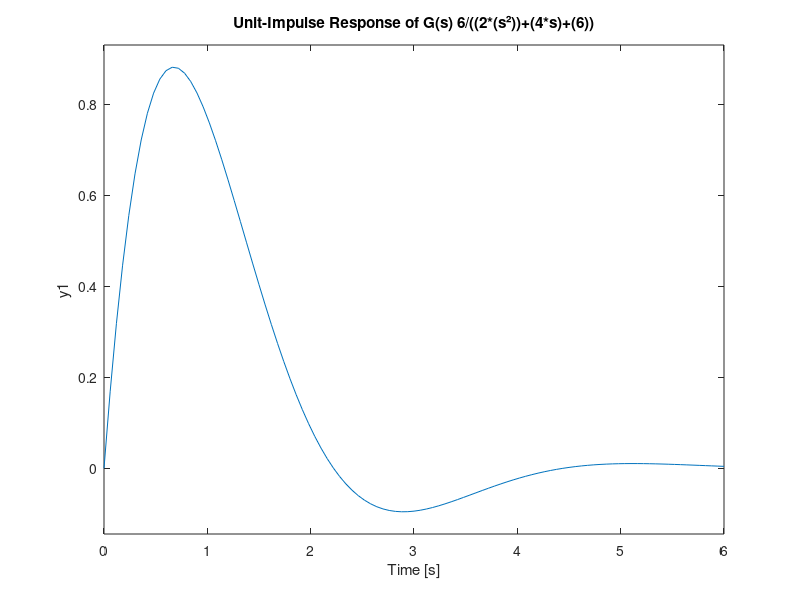

MATLAB code to generate this figure:
pkg load control;
#s = tf('s') #modelo para função de transferência
#f = 6/((2*(s²))+(4*s)+(6)) #função de transferência
num = [6]
den = [2 4 6]
f = tf(num, den)
impulse(f); #aplicando a resposta ao impulso na função de transferência
grid
title('Unit-Impulse Response of G(s) 6/((2*(s²))+(4*s)+(6))');